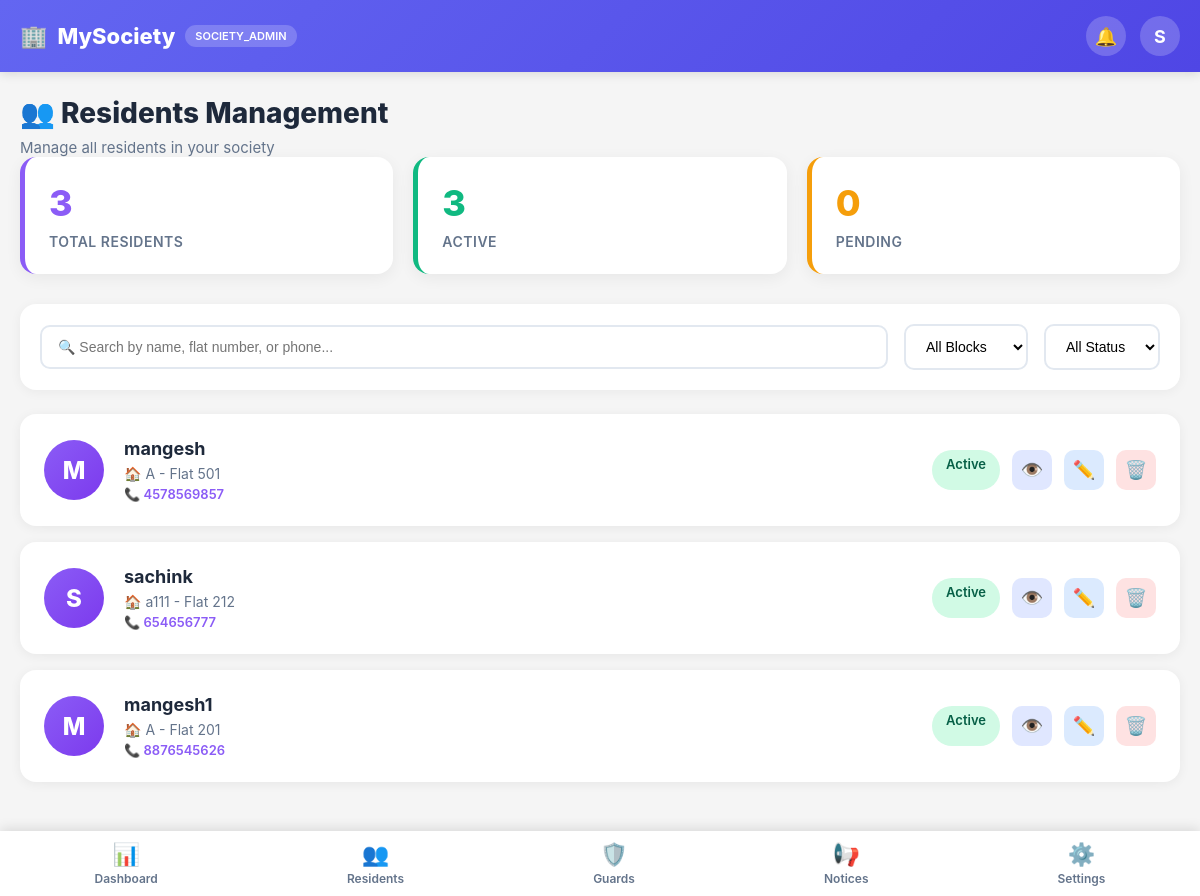
The page /residents/ (signed in) on the database its author committed.
### core/models.py (models this page shows, shortened)
class UserProfile(models.Model):
    ROLE_CHOICES = (
        ('resident', 'Resident'),
        ('guard', 'Guard'),
        ('guard_admin', 'Guard Admin'),
        ('society_admin', 'Society Admin'),
        ('admin', 'Super Admin'),
        ('service_provider', 'Service Provider'),
    )
    STATUS_CHOICES = (
        ('pending', 'Pending'),
        ('approved', 'Approved'),
        ('rejected', 'Rejected'),
    )
    user = models.OneToOneField(User, on_delete=models.CASCADE)
    role = models.CharField(
        max_length=20,
        choices=ROLE_CHOICES
    )
    society = models.ForeignKey(
        Society,
        on_delete=models.SET_NULL,
        null=True,
        blank=True
    )
    apartment = models.ForeignKey(
        Apartment,
        on_delete=models.SET_NULL,
        null=True,
        blank=True
    )
    phone = models.CharField(max_length=15)
    address = models.TextField(blank=True)
    status = models.CharField(
        max_length=20,
        choices=STATUS_CHOICES,
        default='pending'
    )
    class Meta:
        indexes = [
            models.Index(fields=["role", "status"]),
        ]

class Apartment(models.Model):
    society = models.ForeignKey(
        Society,
        on_delete=models.CASCADE,
        related_name="apartments"
    )
    block = models.CharField(max_length=20)
    flat_number = models.CharField(max_length=20)

### core/views.py (the view)
# urls.py: path("residents/", society_admin_residents, name="society_admin_residents"),
@login_required
@role_required("society_admin")
def society_admin_residents(request):
    profile = request.user.userprofile
    society = profile.society
    if not society:
        return HttpResponse("Society not assigned to this admin", status=400)
    residents = (
        UserProfile.objects
        .filter(society=society, role="resident")
        .select_related("user", "apartment")
    )
    context = {
        "residents": residents,
        "total_apartments": society.apartments.count(),
        "active_count": residents.filter(status="approved").count(),
        "pending_count": residents.filter(status="pending").count(),
        "blocks": (
            society.apartments
            .values_list("block", flat=True)
            .distinct()
        ),
    }
    return render(
        request,
        "society_admin/society_admin_residents.html",
        context
    )

### core/context_processors.py (called while the page is built, shortened)
def base_context(request):
    if not request.user.is_authenticated:
        return {}
    profile = getattr(request.user, "userprofile", None)
    return {
        "current_user": request.user,
        "current_role": profile.role if profile else None,
        "notification_count": Notification.objects.filter(
            user=request.user,
            is_read=False
        ).count(),
    }

def global_context(request):
    if not request.user.is_authenticated:
        return {
            "notification_count": 0,
            "current_user": None,
            "current_role": None,
        }
    user = request.user
    profile = getattr(user, "userprofile", None)
    unread_chat = ChatMessage.objects.filter(
        receiver=user,
        is_read=False
    ).count()
    unread_notifications = Notification.objects.filter(
        user=user,
        is_read=False
    ).count()
    return {
        "current_user": user,
        "current_role": profile.role if profile else None,
        "notification_count": unread_chat + unread_notifications,
    }

def guard_notification_count(request):
    return {"guard_notification_count": 0}

def notification_count(request):
    if not request.user.is_authenticated:
        return {'notification_count': 0}
    try:
        unread_chat = ChatMessage.objects.filter(
            receiver=request.user,
            is_read=False
        ).count()
        unread_notif = Notification.objects.filter(
            user=request.user,
            is_read=False
        ).count()
        total = unread_chat + unread_notif
    except Exception:
        total = 0
    return {'notification_count': total}

### templates/society_admin/society_admin_residents.html (shortened to what this page needs)
{% extends "society_admin/base.html" %}
{% block content %}
<div class="page-header">
    <h1 class="page-title">👥 Residents Management</h1>
    <p class="page-subtitle">Manage all residents in your society</p>
</div>
<div class="stats-grid">
    <div class="stat-card">
        <div class="stat-value">{{ residents|length }}</div>
        <div class="stat-label">Total Residents</div>
    </div>
    <div class="stat-card" style="border-left-color: #10b981;">
        <div class="stat-value" style="color: #10b981;">{{ active_count }}</div>
        <div class="stat-label">Active</div>
    </div>
    <div class="stat-card" style="border-left-color: #f59e0b;">
        <div class="stat-value" style="color: #f59e0b;">{{ pending_count }}</div>
        <div class="stat-label">Pending</div>
    </div>
</div>
<div class="filter-bar">
    <input type="text" class="search-input" placeholder="🔍 Search by name, flat number, or phone...">
    <select class="filter-select" id="blockFilter">
        <option value="">All Blocks</option>
    </select>
    <select class="filter-select" id="statusFilter">
        <option value="">All Status</option>
    </select>
</div>
<div class="residents-grid" id="residentsGrid">
    {% for resident in residents %}
    <div class="resident-card"
         data-name="{{ resident.user.username }}"
         data-block="{% if resident.apartment %}{{ resident.apartment.block }}{% endif %}"
         data-status="{{ resident.status }}"
         data-phone="{{ resident.phone }}">
        <div class="resident-info">
            <div class="resident-avatar">
                {{ resident.user.username|first|upper }}
            </div>
            <div class="resident-details">
                <div class="resident-name">{{ resident.user.get_full_name|default:resident.user.username }}</div>
                <div class="resident-meta">
                    🏠
                    {% if resident.apartment %}
                        {{ resident.apartment.block }} - Flat {{ resident.apartment.flat_number }}
                    {% else %}
                        Apartment not assigned
                    {% endif %}
                </div>
                <div class="resident-phone">
                    📞 {{ resident.phone|default:"Phone not provided" }}
                </div>
            </div>
        </div>
        <div class="resident-actions">
            {% if resident.status == "approved" %}
                <span class="badge badge-active">Active</span>
            {% else %}
                <span class="badge badge-pending">Pending</span>
            {% endif %}
            <button class="btn-icon btn-view"
                    title="View Details"
                    onclick="viewResident({{ resident.id }})">👁️</button>
            <button class="btn-icon btn-edit"
                    title="Edit"
                    onclick="editResident({{ resident.id }})">✏️</button>
            <button class="btn-icon btn-delete"
                    title="Remove"
                    onclick="deleteResident({{ resident.id }}, '{{ resident.user.username }}')">🗑️</button>
        </div>
    </div>
    {% empty %}
    <div class="empty-state">
        <div class="empty-icon">🏘️</div>
        <div class="empty-title">No Residents Found</div>
        <div class="empty-text">Start adding residents to your society</div>
    </div>
    {% endfor %}
</div>
{% endblock %}

### templates/society_admin/base.html (shortened to what this page needs)
<!DOCTYPE html>
<html lang="en">
<head>
</head>
<body>
<header class="header">
    <div class="header-content">
        <div class="logo">
            <span>{% block logo_icon %}🏢{% endblock %}</span>
            <span>MySociety</span>
            {% if current_role %}
                <span class="role-badge">{{ current_role|title }}</span>
            {% endif %}
        </div>
        <div class="header-actions">
            <a href="{% url 'society_admin_notifications' %}"
               class="icon-btn"
               title="Messages & Notifications"
               id="notifIconLink">
                🔔
            </a>
            <a href="{% url 'society_admin_settings' %}" class="icon-btn" title="Profile">
                {{ user.username|slice:":1"|upper }}
            </a>
        </div>
    </div>
</header>
<main class="main-content">
    {% block content %}{% endblock %}
</main>
<nav class="bottom-nav">
{% if current_role == "resident" %}
    <a href="{% url 'resident_dashboard' %}" class="nav-item {% block nav_home %}{% endblock %}">
        <div class="nav-icon">🏠</div>
        Home
    </a>
    <a href="{% url 'resident_visitors' %}" class="nav-item">
        <div class="nav-icon">👥</div>
        Visitors
    </a>
    <a href="{% url 'resident_services' %}" class="nav-item {% block nav_services %}{% endblock %}">
        <div class="nav-icon">🛠️</div>
        Services
    </a>
    <a href="{% url 'resident_notices' %}" class="nav-item">
        <div class="nav-icon">📢</div>
        Community
    </a>
{% elif current_role == "society_admin" %}
    <a href="{% url 'society_admin_dashboard' %}" class="nav-item {% block nav_dashboard %}{% endblock %}">
        <div class="nav-icon">📊</div>
        Dashboard
    </a>
    <a href="{% url 'society_admin_residents' %}" class="nav-item">
        <div class="nav-icon">👥</div>
        Residents
    </a>
    <a href="{% url 'society_admin_guards' %}" class="nav-item">
        <div class="nav-icon">🛡️</div>
        <span>Guards</span>
    </a>
    <a href="{% url 'society_admin_notices' %}"
       class="nav-item {% if request.resolver_match.url_name == 'society_admin_notices' %}active{% endif %}">
        <div class="nav-icon">📢</div>
        <span>Notices</span>
    </a>
    <a href="{% url 'society_admin_settings' %}" class="nav-item">
        <div class="nav-icon">⚙️</div>
        Settings
    </a>
{% elif current_role == "guard" %}
    <a href="{% url 'guard_dashboard' %}" class="nav-item">
        <div class="nav-icon">🛡️</div>
        Gate
    </a>
{% endif %}
</nav>
</body>
</html>

### rows shown on the page
UserProfile: role "SOCIETY_ADMIN"
UserProfile: user.username|first "M", user.get_full_name "mangesh", apartment.block "A", apartment.flat_number "501", phone "4578569857", status "Active"
UserProfile: user.username|first "S", user.get_full_name "sachink", apartment.block "a111", apartment.flat_number "212", phone "654656777", status "Active"
UserProfile: user.username|first "M", user.get_full_name "mangesh1", apartment.block "A", apartment.flat_number "201", phone "8876545626", status "Active"

### other values the page prints
{{ user.username|slice:":1"|upper }} "S"
{{ residents|length }} "3"
{{ active_count }} "3"
{{ pending_count }} "0"
